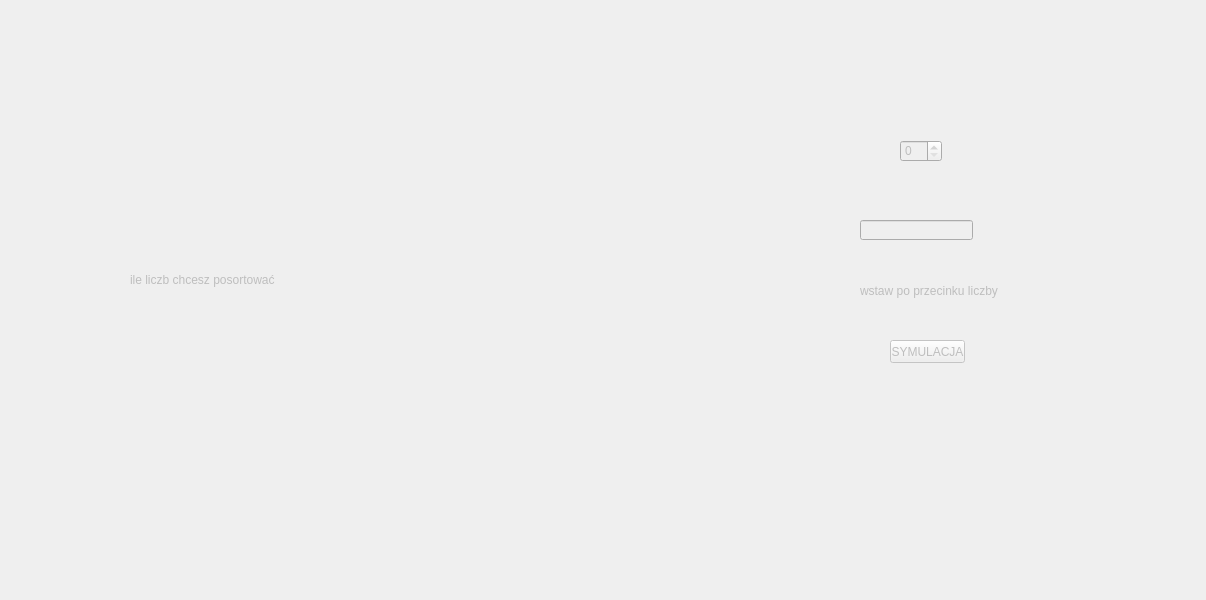
<?xml version="1.0" encoding="UTF-8"?>
<ui version="4.0">
 <class>MainWindow</class>
 <widget class="QMainWindow" name="MainWindow">
  <property name="enabled">
   <bool>false</bool>
  </property>
  <property name="geometry">
   <rect>
    <x>0</x>
    <y>0</y>
    <width>1206</width>
    <height>600</height>
   </rect>
  </property>
  <property name="minimumSize">
   <size>
    <width>200</width>
    <height>200</height>
   </size>
  </property>
  <property name="windowTitle">
   <string>MainWindow</string>
  </property>
  <widget class="QWidget" name="centralWidget">
   <widget class="QPushButton" name="pushButton">
    <property name="geometry">
     <rect>
      <x>890</x>
      <y>340</y>
      <width>75</width>
      <height>23</height>
     </rect>
    </property>
    <property name="text">
     <string>SYMULACJA</string>
    </property>
   </widget>
   <widget class="QSpinBox" name="spinBox">
    <property name="geometry">
     <rect>
      <x>900</x>
      <y>140</y>
      <width>42</width>
      <height>22</height>
     </rect>
    </property>
    <property name="value">
     <number>0</number>
    </property>
   </widget>
   <widget class="QLineEdit" name="lineEdit">
    <property name="geometry">
     <rect>
      <x>860</x>
      <y>220</y>
      <width>113</width>
      <height>20</height>
     </rect>
    </property>
    <property name="text">
     <string/>
    </property>
   </widget>
   <widget class="QLabel" name="label">
    <property name="enabled">
     <bool>false</bool>
    </property>
    <property name="geometry">
     <rect>
      <x>130</x>
      <y>30</y>
      <width>500</width>
      <height>500</height>
     </rect>
    </property>
    <property name="minimumSize">
     <size>
      <width>500</width>
      <height>500</height>
     </size>
    </property>
    <property name="text">
     <string>ile liczb chcesz posortować</string>
    </property>
   </widget>
   <widget class="QLabel" name="label_2">
    <property name="geometry">
     <rect>
      <x>860</x>
      <y>280</y>
      <width>151</width>
      <height>21</height>
     </rect>
    </property>
    <property name="text">
     <string>wstaw po przecinku liczby</string>
    </property>
   </widget>
  </widget>
 </widget>
 <layoutdefault spacing="6" margin="11"/>
 <resources/>
 <connections/>
</ui>
